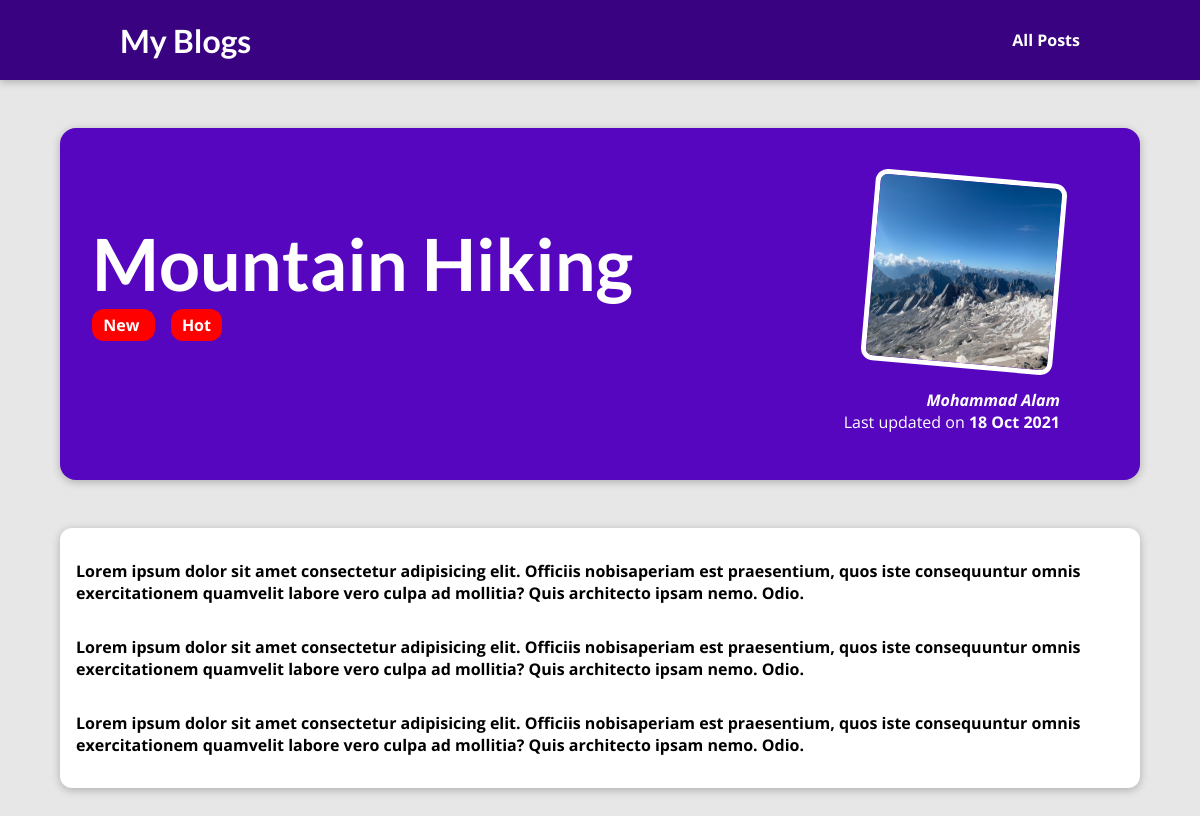
The page /posts/hike-in-the-mountains on the database its author committed.
### blog/models.py (models this page shows, shortened)
class Post(models.Model):
    title = models.CharField(max_length=150)
    excerpt = models.CharField(max_length=200)
    image_name = models.CharField(max_length=100)
    date = models.DateField(auto_now=True)
    slug = models.SlugField(unique=True, db_index=True)
    content = models.TextField(validators = [MinLengthValidator(10)])
    author = models.ForeignKey(Author, on_delete = models.SET_NULL, null=True, related_name = "posts")
    tags = models.ManyToManyField(Tag)

class Tag(models.Model):
    caption = models.CharField(max_length=20)

class Author(models.Model):
    first_name = models.CharField(max_length = 100)
    last_name = models.CharField(max_length = 100)
    email_address = models.EmailField()
    def full_name(self):
        return f"{self.first_name} {self.last_name}"
    def __str__(self):
        return self.full_name()

### blog/views.py (the view)
# urls.py: path("posts/<slug:slug>", views.post_detail, name="single-post-page")
def post_detail(request, slug):
    identified_post = get_object_or_404(Post, slug=slug)
    return render(request, "blog/post-detail.html", {
        "post":identified_post,
        "post_tags": identified_post.tags.all()
    }
 )

### blog/templates/blog/post-detail.html (shortened to what this page needs)
{% extends "base.html" %}
{% load static%}
{% block css_file_link %}
<link rel="stylesheet" href="{% static "blog/post-detail.css" %}">
{% endblock %}
{% block content%}
    <section id="summary">
        <h2> {{post.title }}</h2>
        <div>
            {% for tag in post_tags%}
                <span class="tag">{{ tag.caption}} </span>
            {% endfor%}
        </div>
        <article>
            <img src="{% static "blog/Images/"|add:post.image_name %}" alt="Post Title" />
            <address> <a href="mailto:{{post.author.email_address}}">{{ post.author}} </a> </address>
            <div>
                Last updated on <time> {{ post.date|date:"d M Y"}} </time>
            </div>
        </article>
    </section>
    <main>
        {{ post.content|linebreaks}}
    </main>
{% endblock %}

### templates/base.html (shortened to what this page needs)
{% load static %}
<!DOCTYPE html>
<html lang="en">
  <head>
    <link rel="stylesheet" href="{% static "app.css" %}">
    {% block css_file_link %} {% endblock %}
  </head>
  <body>
    <header id="main-navigation">
        <h1><a href="{% url "blog-home-page" %}" > My Blogs </a></h1>
        <nav>
            <a href="{% url "posts-page" %}"> All Posts</a>
        </nav>
    </header>
    {% block content%}
    {% endblock%}
  </body>
</html>

### static/app.css (style rules this page uses)
* { box-sizing: border-box; }
html { font-family: 'Open Sans', 'Lato', sans-serif; }
body { margin: 0; }
h1, h2, h3 { font-family: 'Lato', sans-serif; font-weight: bold; }
#main-navigation { width: 100%; height: 5rem; display: flex; justify-content: space-between; align-items: center; padding: 0 10%; position: absolute; top: 0; left: 0; }
#main-navigation a { text-decoration: none; color: white; font-weight: bold; }

### blog/static/blog/post-detail.css (style rules this page uses)
body { background-color: #e7e7e7; }
#main-navigation { background-color: #390281; box-shadow: 0 2px 8px rgba(0, 0, 0, 0.25); }
#summary { margin: 8rem auto 3rem auto; padding: 2rem; width: 90%; max-width: 90rem; border-radius: 16px; background-color: #5706c0; position: relative; box-shadow: 0 2px 8px rgba(0, 0, 0, 0.25); height: 22rem; }
#summary h2 { color: white; font-size: 4.5rem; margin-bottom: 0.5rem; }
#summary article { position: absolute; top: 2rem; right: 3rem; padding: 1rem 2rem; border-radius: 12px; text-align: right; color: white; }
#summary article img { width: 12rem; height: 12rem; border-radius: 12px; transform: rotateZ(5deg); border: 5px solid white; margin-bottom: 1rem; }
#summary address { font-weight: bold; }
#summary a { color: white; text-decoration: none; }
#summary time { font-weight: bold; }
main { width: 90%; max-width: 90rem; margin: 3rem auto; background-color: white; padding: 1rem; border-radius: 12px; box-shadow: 0 2px 8px rgba(0, 0, 0, 0.25); display: flex; flex-direction: column; align-items: center; font-weight: bold; }
.tag { background-color: red; color: white; font-weight:bold; border-radius: 12px; padding: 0.3rem 0.7rem; margin-right: 1rem; }

### rows shown on the page
Post: title "Mountain Hiking", image_name (picture), author "Mohammad Alam", date "18 Oct 2021", content "Lorem ipsum dolor sit amet consectetur adipisicing elit. Officiis nobisaperiam est praesentium, quos iste consequuntur omnis exercitationem quamvelit labore vero culpa ad mollitia? Quis architecto ipsam nemo. Odio. Lorem ipsum dolor sit amet consectetur adipisicing elit. Officiis nobisaperiam est praesentium, quos iste consequuntur omnis exercitationem quamvelit labore vero culpa ad mollitia? Quis architecto ipsam nemo. Odio. Lorem ipsum dolor sit amet consectetur adipisicing elit. Officiis nobisaperiam est praesentium, quos iste consequuntur omnis exercitationem quamvelit labore vero culpa ad mollitia? Quis architecto ipsam nemo. Odio."
Tag: caption "New"
Tag: caption "Hot"
